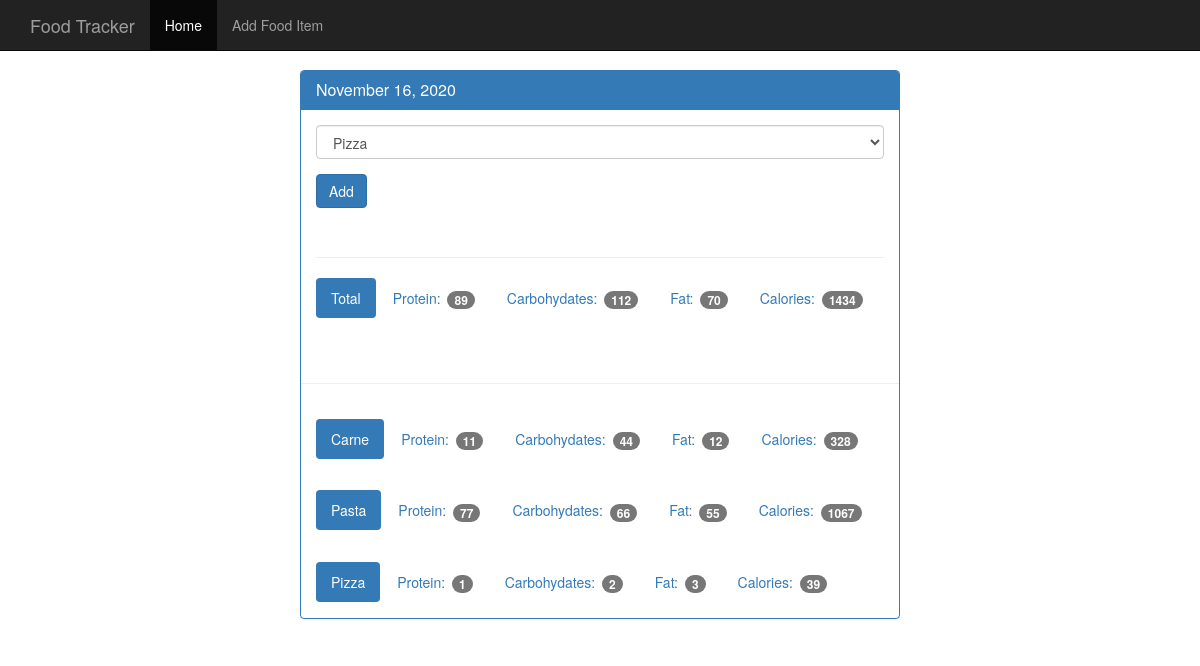
Screenshot of /details/20201116 with the database file from the repository.
### tables this page shows
CREATE TABLE food (
    id integer primary key autoincrement,
    name text not null,
    protein integer not null,
    carbohydrates integer not null,
    fats integer not null,
    calories integer not null
);

### modules/details.py (the view)
    @app.route('/details/<int:db_date>')
    def _details(db_date):
        if not date_exists(db_date):
            return '<h1>not found</h1>'
        return render_template(
            'day.html',
            date=dates.pretty_date(db_date),
            food_list=food.get_all_food(),
            daily_food=get_daily_food(db_date)
        )

### modules/database.py (called while the page is built)
def init(app: Flask):
    @app.teardown_appcontext
    def _close_db(error):
        if hasattr(g, DB_ATTRIB_NAME):
            get_db().close()
        if error:
            print(error)

def connect_db():
    database = sqlite3.connect(DB_NAME)
    database.row_factory = sqlite3.Row
    return database

def get_db():
    if not hasattr(g, DB_ATTRIB_NAME):
        g.sqlite_db = connect_db()
    return g.sqlite_db

### modules/dates.py (called while the page is built)
def pretty_date(date):
    datetime_obj = datetime.strptime(str(date), DATABASE_DATE_FORMAT)
    return datetime.strftime(datetime_obj, OUTPUT_DATE_FORMAT)

def get_date_id(date):
    cursor = get_db().execute(
        'select id from log_date'
        f' where entry_date = "{date}"'
    )
    return cursor.fetchone()['id']

def date_exists(date):
    cursor = get_db().execute(
        'select entry_date from log_date'
        ' where entry_date = ?', [date])
    return cursor.fetchone()

### modules/details.py (called while the page is built)
def init(app: Flask):
    @app.route('/details/<int:db_date>')
    def _details(db_date):
        if not date_exists(db_date):
            return '<h1>not found</h1>'
        return render_template(
            'day.html',
            date=dates.pretty_date(db_date),
            food_list=food.get_all_food(),
            daily_food=get_daily_food(db_date)
        )

def get_daily_food(date):
    date_id = get_date_id(date)
    food_for_date = food.get_food_for_date(date_id)
    return [food.get_food_from_food_id(food_id)
            for food_id in food_for_date]

### modules/food.py (called while the page is built)
def get_all_food():
    cursor = get_db().execute('select * from food')
    return cursor.fetchall()

def get_food_for_date(date_id):
    cursor = get_db().execute(
        'select food_id from food_date '
        f'where log_date_id = "{date_id}"'
    )
    return [element['food_id'] for element in cursor.fetchall()]

def get_food_from_food_id(food_id):
    cursor = get_db().execute(
        f'select * from food where id={food_id}'
    )
    return cursor.fetchone()

### templates/day.html (shortened to what this page needs)
{% extends 'base.html' %}
{% block content %}
    <div class="container theme-showcase col-sm-6 col-sm-offset-3" role="main">
      <div class="row">
        <div>
          <div class="panel panel-primary">
            <div class="panel-heading">
              <h3 class="panel-title">{{ date }}</h3>
            </div>
            <div class="panel-body">
              <form method="POST" action="/">
                <div class="form-group">
                  <select class="form-control">
                    {% for food in food_list %}
                    <option>{{ food.name }}</option>
                    {% endfor %}
                  </select>
                </div>
                <button type="submit" class="btn btn-primary">Add</button>
              </form>
              <div class="page-header"></div>
              <ul class="nav nav-pills" role="tablist">
                <li class="active"><a>Total</a></li>
                <li><a>Protein: <span class="badge">{{ daily_food | sum(attribute='protein') }}</span></a></li>
                <li><a>Carbohydates: <span class="badge">{{ daily_food | sum(attribute='carbohydrates') }}</span></a></li>
                <li><a>Fat: <span class="badge">{{ daily_food | sum(attribute='fats') }}</span></a></li>
                <li><a>Calories: <span class="badge">{{ daily_food | sum(attribute='calories') }}</span></a></li>
              </ul>
            </div>
            <div class="page-header"></div>
            {% for f in daily_food %}
            <div class="panel-body">
              <ul class="nav nav-pills" role="tablist">
                <li class="active"><a>{{ f.name }}</a></li>
                <li><a>Protein: <span class="badge">{{ f.protein }}</span></a></li>
                <li><a>Carbohydates: <span class="badge">{{ f.carbohydrates }}</span></a></li>
                <li><a>Fat: <span class="badge">{{ f.fats }}</span></a></li>
                <li><a>Calories: <span class="badge">{{ f.calories}}</span></a></li>
              </ul>
            </div>
            {% endfor %}
          </div>
        </div>
      </div>
    </div>
{% endblock %}

### templates/base.html (shortened to what this page needs)
<!DOCTYPE html>
<html lang="en">
<head>
    <link href="{{ url_for('static', filename='css/bootstrap.min.css') }}" rel="stylesheet">
    <link href="{{ url_for('static', filename='css/theme.css') }}" rel="stylesheet">
</head>
<body>
    <nav class="navbar navbar-inverse navbar-fixed-top">
      <div class="container">
        <div class="navbar-header">
          <a class="navbar-brand" href="{{ url_for('_index') }}">Food Tracker</a>
        </div>
        <div id="navbar" class="navbar-collapse collapse">
          <ul class="nav navbar-nav">
            <li class="active"><a href="{{ url_for('_index') }}">Home</a></li>
            <li><a href="{{ url_for('_food') }}">Add Food Item</a></li>
          </ul>
        </div>
      </div>
    </nav>
    {% block content %}{% endblock %}
</body>
</html>

### static/css/theme.css (style rules this page uses)
body { padding-top: 70px; padding-bottom: 30px; }

### rows the page displays
food: name "Carne", protein "11", carbohydrates "44", fats "12", calories "328"
food: name "Pasta", protein "77", carbohydrates "66", fats "55", calories "1067"
food: name "Pizza", protein "1", carbohydrates "2", fats "3", calories "39"

### other values shown
{{ date }} "November 16, 2020"
{{ daily_food | sum(attribute='protein') }} "89"
{{ daily_food | sum(attribute='carbohydrates') }} "112"
{{ daily_food | sum(attribute='fats') }} "70"
{{ daily_food | sum(attribute='calories') }} "1434"
form field value "Pizza"
